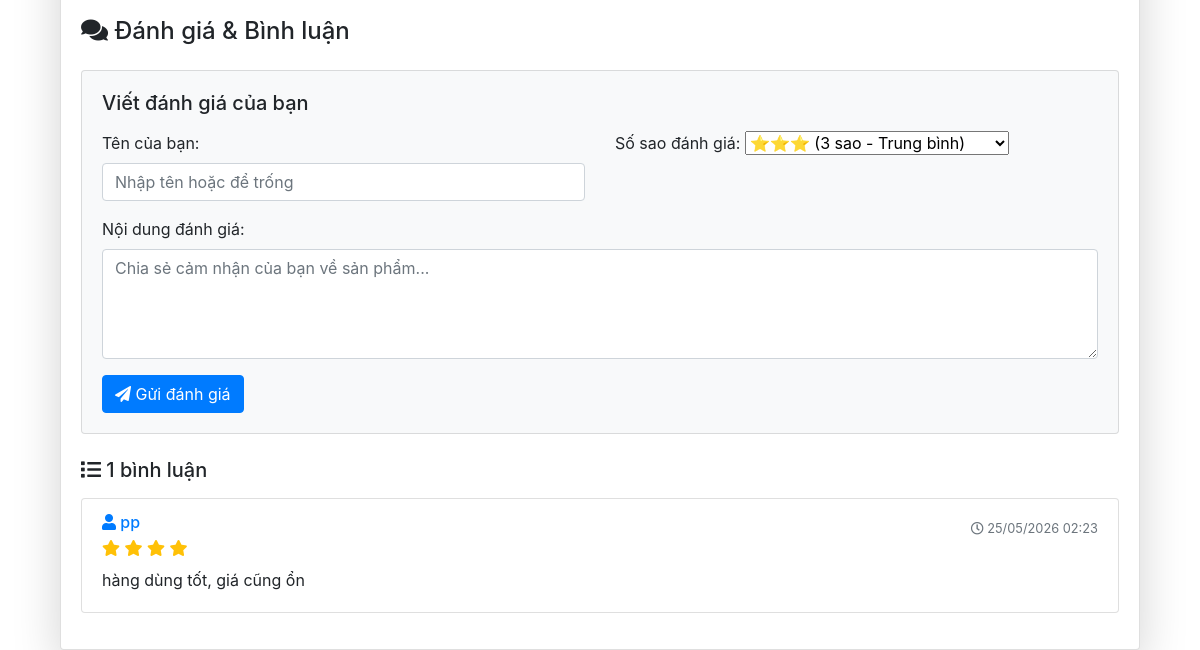
Page /Product/show/9 (lower part) on the earlier database version.
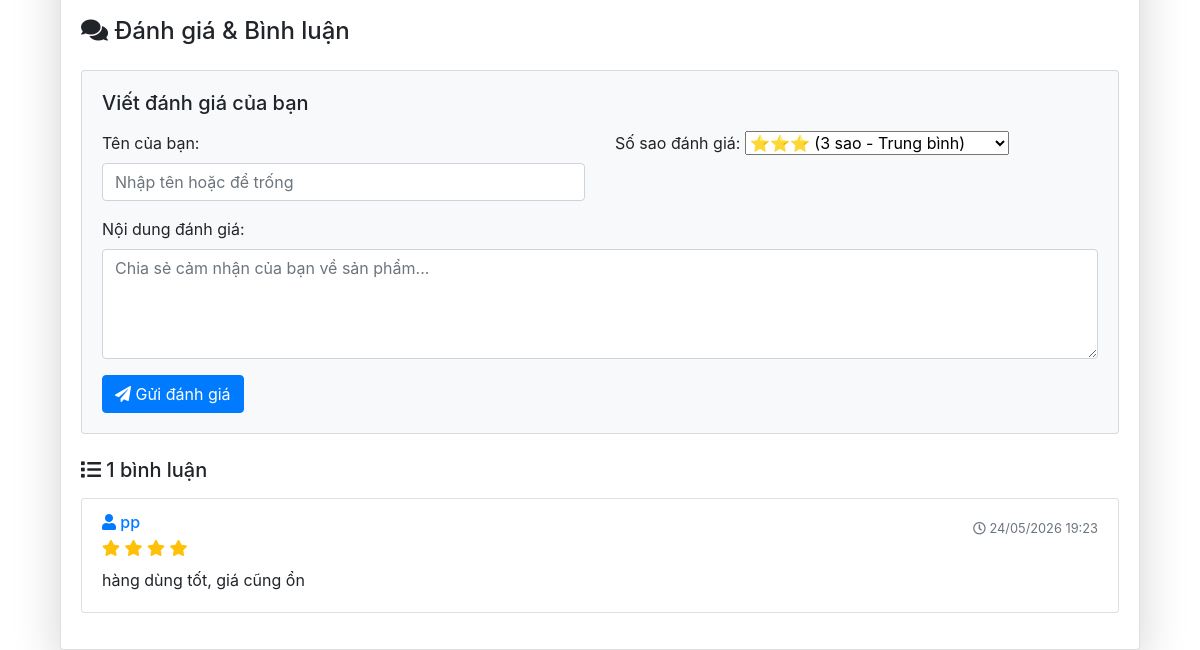
Same page on the later database version.
### tables this page shows
CREATE TABLE IF NOT EXISTS `reviews` (
  `id` int NOT NULL AUTO_INCREMENT,
  `product_id` int NOT NULL,
  `user_id` int DEFAULT NULL,
  `username` varchar(100) DEFAULT NULL,
  `rating` int NOT NULL,
  `content` text NOT NULL,
  `created_at` timestamp NULL DEFAULT CURRENT_TIMESTAMP,
  PRIMARY KEY (`id`),
  KEY `product_id` (`product_id`),
  CONSTRAINT `reviews_ibfk_1` FOREIGN KEY (`product_id`) REFERENCES `product` (`id`) ON DELETE CASCADE,
  CONSTRAINT `reviews_chk_1` CHECK ((`rating` between 1 and 5))
);

### index.php (called while the page is built, shortened)
<?php
require_once 'app/config/database.php';
require_once 'app/models/ProductModel.php';
$url = $_GET['url'] ?? '';
$url = rtrim($url, '/');
$url = filter_var($url, FILTER_SANITIZE_URL);
$url = explode('/', $url);
$action = isset($url[1]) && $url[1] != '' ? $url[1] : 'index';
$controller = new $controllerName();
call_user_func_array([$controller, $action], array_slice($url, 2));
?>

### app/config/database.php (called while the page is built, shortened)
<?php
class Database {
    private $host = "localhost";
    private $db_name = "my_store";
    private $username = "root";
    private $password = "";
    public function getConnection() {
        $this->conn = null;
        try {
            $this->conn = new PDO(
                "mysql:host=" . $this->host . ";dbname=" . $this->db_name,
                $this->username,
                $this->password
            );
            $this->conn->exec("set names utf8");
        } catch(PDOException $exception) {
            echo "Connection error: " . $exception->getMessage();
        }
        return $this->conn;
    }
}
?>

### app/models/ProductModel.php (called while the page is built, shortened)
<?php
class ProductModel {
    private $conn;
    private $table_name = "product";
    public function __construct($db) {
        $this->conn = $db;
    }
    public function getProductById($id) {
        $query = "SELECT p.*, c.name as category_name
                  FROM " . $this->table_name . " p
                  LEFT JOIN category c ON p.category_id = c.id
                  WHERE p.id = :id";
        $stmt = $this->conn->prepare($query);
        $stmt->bindParam(':id', $id, PDO::PARAM_INT);
        $stmt->execute();
        return $stmt->fetch(PDO::FETCH_OBJ);
    }
}
?>

### app/models/ReviewModel.php (called while the page is built, shortened)
<?php
class ReviewModel {
    private $conn;
    private $table_name = "reviews";
    public function __construct($db) {
        $this->conn = $db;
    }
    public function getReviewsByProductId($product_id) {
        $query = "SELECT * FROM " . $this->table_name . "
                  WHERE product_id = :product_id
                  ORDER BY created_at DESC";
        $stmt = $this->conn->prepare($query);
        $stmt->bindParam(':product_id', $product_id, PDO::PARAM_INT);
        $stmt->execute();
        return $stmt->fetchAll(PDO::FETCH_OBJ);
    }
}
?>

### app/views/product/show.php (the view, shortened to what the changed rows need)
<?php include 'app/views/shares/header.php'; ?>
<div class="container mt-4">
    <div class="card shadow-lg">
        <div class="card-body">
            <?php if($product): ?>
            <div class="review-section">
                <?php if (!empty($reviews)): ?>
                    <?php foreach ($reviews as $review): ?>
                    <div class="card mb-3">
                        <div class="card-body">
                            <div class="d-flex justify-content-between align-items-start">
                                <div>
                                    <h6 class="card-subtitle mb-1 text-primary">
                                        <i class="fas fa-user"></i>
                                        <?php echo htmlspecialchars($review->username ?? 'Ẩn danh'); ?>
                                    </h6>
                                    <div class="text-warning mb-2">
                                        <?php for($i = 0; $i < ($review->rating ?? 0); $i++): ?>
                                            <i class="fas fa-star"></i>
                                        <?php endfor; ?>
                                    </div>
                                </div>
                                <small class="text-muted">
                                    <i class="far fa-clock"></i>
                                    <?php echo date('d/m/Y H:i', strtotime($review->created_at ?? 'now')); ?>
                                </small>
                            </div>
                            <p class="card-text mb-0"><?php echo nl2br(htmlspecialchars($review->content)); ?></p>
                        </div>
                    </div>
                    <?php endforeach; ?>
                <?php endif; ?>
            </div>
            <?php endif; ?>
        </div>
    </div>
</div>
<?php include 'app/views/shares/footer.php'; ?>

Differences in the rows shown:
changed reviews "pp": created_at "25/05/2026 02:23" → "24/05/2026 19:23"
